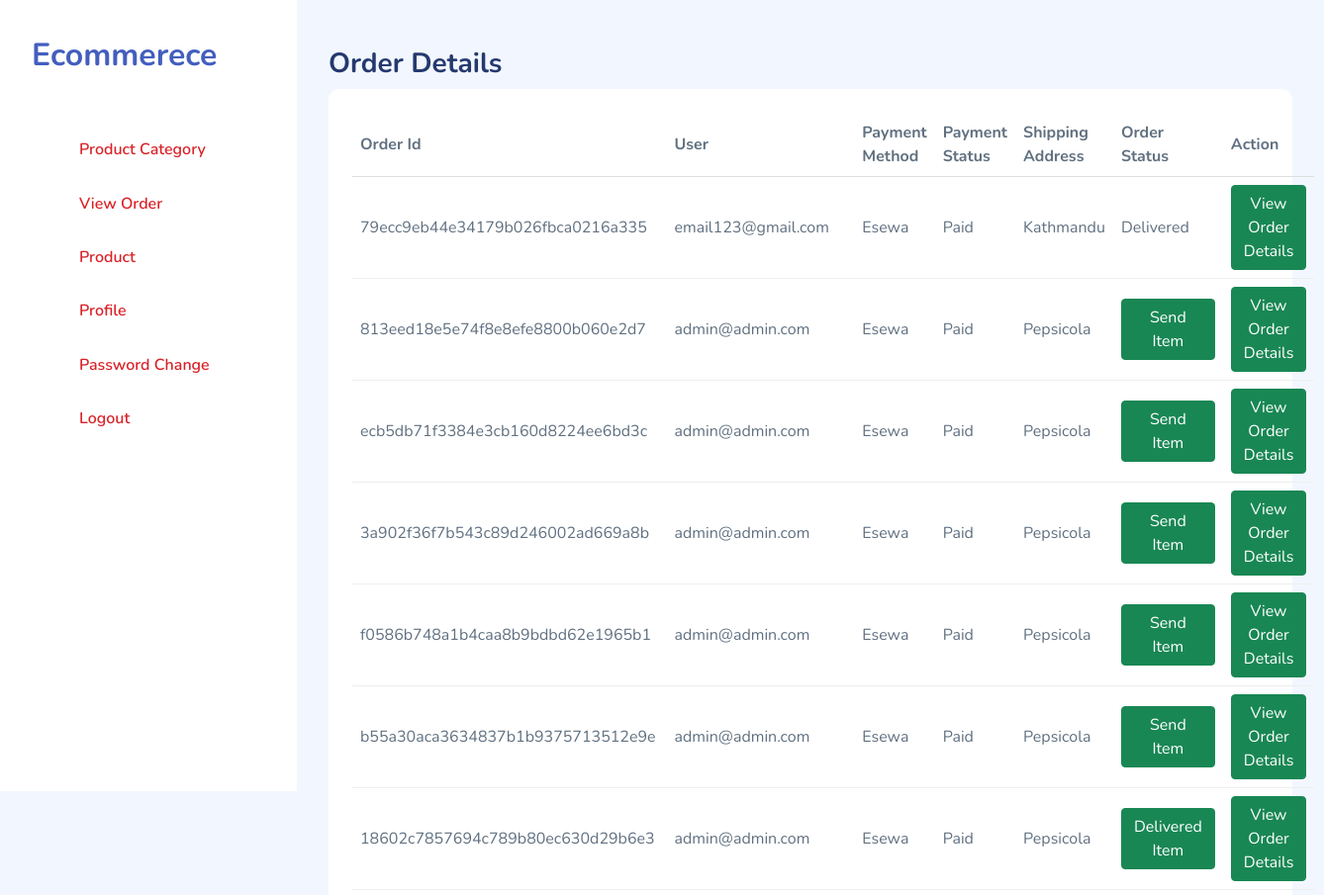
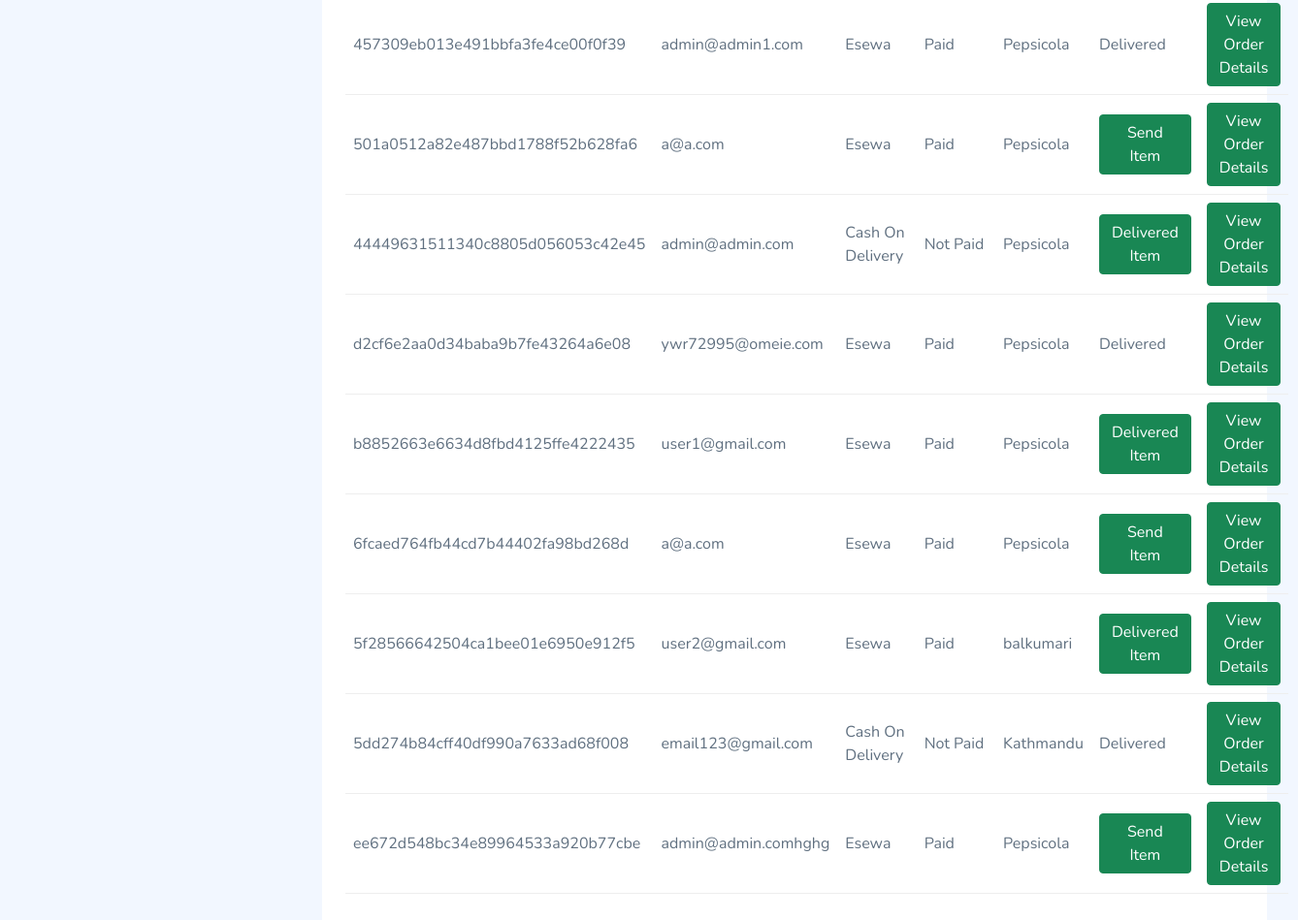
Page /dashboard/order_details/ (signed in) on the committed database (2 pictures, top to bottom).
### cart/models.py (models this page shows, shortened)
class Cart(models.Model):
    product = models.ForeignKey(Product, on_delete=models.PROTECT)
    user = models.ForeignKey(MyUser, on_delete=models.PROTECT)
    quantity = models.PositiveIntegerField()
    is_bought = models.BooleanField(default=False)
    is_paid = models.BooleanField(default=False)
    payment_method = models.CharField(max_length=50, null=True, blank=True)
    order_id = models.CharField(max_length=100, null=True, blank=True)
    shipping_address = models.CharField(max_length=100, null=True, blank=True)
    price = models.PositiveIntegerField(null=True, blank=True)
    is_send = models.BooleanField(default=False)
    is_delivered = models.BooleanField(default=False)

### decorator.py (the view)
        def wrap(request, *args, **kwargs):
            if request.user.is_authenticated:
                if request.user.is_admin:
                    return view_function(request, *args, **kwargs)
                else:
                    raise PermissionDenied
            else:
                return redirect('accounts:login')

### dashboard/views.py (called while the page is built)
@is_admin()
def view_order_details(request):
    my_order = Cart.objects.filter(is_bought=True)
    orders = set(
        my_order.values_list('order_id', 'user__email', 'payment_method', 'is_paid', 'shipping_address', 'is_send',
                             'is_delivered'))
    context = {'my_orders': orders}
    return render(request, 'dashboard/order_details.html', context)

### decorator.py (called while the page is built)
def is_admin():
    def decorator(view_function):
        def wrap(request, *args, **kwargs):
            if request.user.is_authenticated:
                if request.user.is_admin:
                    return view_function(request, *args, **kwargs)
                else:
                    raise PermissionDenied
            else:
                return redirect('accounts:login')
        return wrap
    return decorator

### dashboard/templates/dashboard/order_details.html (shortened to what this page needs)
{% extends 'dashboard/base.html' %}
{% block pagetitle %}Order Details{% endblock %}
{% block body %}
    <div class="card-body">
        <table class="table table-responsive" id="table1">
            <thead style="width: 100%;">
            <tr>
                <th>Order Id</th>
                <th>User</th>
                <th>Payment Method</th>
                <th>Payment Status</th>
                <th>Shipping Address</th>
                <th>Order Status</th>
                <th>Action</th>
            </tr>
            </thead>
            <tbody>
            {% for order in my_orders %}
                <tr>
                    <td>
                        {{ order.0 }}
                    </td>
                    <td>
                        {{ order.1 }}
                    </td>
                <td>
                        {{ order.2 }}
                    </td>
                    <td>
                        {% if order.3 == True %}Paid{% else %}Not Paid{% endif %}
                    </td>
                    <td>
                        {{ order.4 }}
                    </td>
                    <td>
                        {% if order.6 == True %}Delivered{% elif order.5 == True %}
                            <a href="{% url 'dashboard:item_delivered' order.0 %}" class="btn btn-success">Delivered
                                Item</a> {% else %}
                            <a href="{% url 'dashboard:send_item' order.0 %}" class="btn btn-success">Send
                                Item</a>{% endif %}
                    </td>
                    <td>
                        <a href="{% url 'dashboard:order_details_ind' order.0 %}" class="btn btn-success">View Order
                            Details</a>
                    </td>
                </tr>
            {% endfor %}
            </tbody>
        </table>
    </div>
{% endblock %}

### static/dashboard/assets/css/app.css (style rules this page uses)
.btn.btn-danger,.btn.btn-info,.btn.btn-primary,.btn.btn-secondary,.btn.btn-success,.btn.btn-warning { color:#fff }
.card .card-body { padding:1.5rem }
.dataTable-table td,.dataTable-table thead th,.table td,.table thead th { vertical-align:middle }
.dataTable-table:not(.table-borderless) thead th,.table:not(.table-borderless) thead th { border-bottom:1px solid #dedede!important }
a { text-decoration:none }

### rows in the picture
Cart: order "813eed18e5e74f8e8efe8800b060e2d7", order "admin@admin.com", payment_method "Esewa", shows "Paid", shipping_address "Pepsicola", shows "Send Item"
Cart: order "ecb5db71f3384e3cb160d8224ee6bd3c", order "admin@admin.com", payment_method "Esewa", shows "Paid", shipping_address "Pepsicola", shows "Send Item"
Cart: order "3a902f36f7b543c89d246002ad669a8b", order "admin@admin.com", payment_method "Esewa", shows "Paid", shipping_address "Pepsicola", shows "Send Item"
Cart: order "f0586b748a1b4caa8b9bdbd62e1965b1", order "admin@admin.com", payment_method "Esewa", shows "Paid", shipping_address "Pepsicola", shows "Send Item"
Cart: order "18602c7857694c789b80ec630d29b6e3", order "admin@admin.com", payment_method "Esewa", shows "Paid", shipping_address "Pepsicola", shows "Delivered Item"
Cart: order "44449631511340c8805d056053c42e45", order "admin@admin.com", payment_method "Cash On Delivery", shows "Not Paid", shipping_address "Pepsicola", shows "Delivered Item"
Cart: order "d2cf6e2aa0d34baba9b7fe43264a6e08", order "ywr72995@omeie.com", payment_method "Esewa", shows "Paid", shipping_address "Pepsicola", shows "Delivered"
Cart: order "ee672d548bc34e89964533a920b77cbe", order "admin@admin.comhghg", payment_method "Esewa", shows "Paid", shipping_address "Pepsicola", shows "Send Item"

### other values in the picture
{{ order.0 }} "79ecc9eb44e34179b026fbca0216a335" "b55a30aca3634837b1b9375713512e9e" "457309eb013e491bbfa3fe4ce00f0f39" "501a0512a82e487bbd1788f52b628fa6" "b8852663e6634d8fbd4125ffe4222435" "6fcaed764fb44cd7b44402fa98bd268d" "5f28566642504ca1bee01e6950e912f5" "5dd274b84cff40df990a7633ad68f008"
{{ order.1 }} "email123@gmail.com" "admin@admin.com" "admin@admin1.com" "a@a.com" "user1@gmail.com" "a@a.com" "user2@gmail.com" "email123@gmail.com"
{{ order.2 }} "Esewa" "Esewa" "Esewa" "Esewa" "Esewa" "Esewa" "Esewa" "Cash On Delivery"
{{ order.4 }} "Kathmandu" "Pepsicola" "Pepsicola" "Pepsicola" "Pepsicola" "Pepsicola" "balkumari" "Kathmandu"
